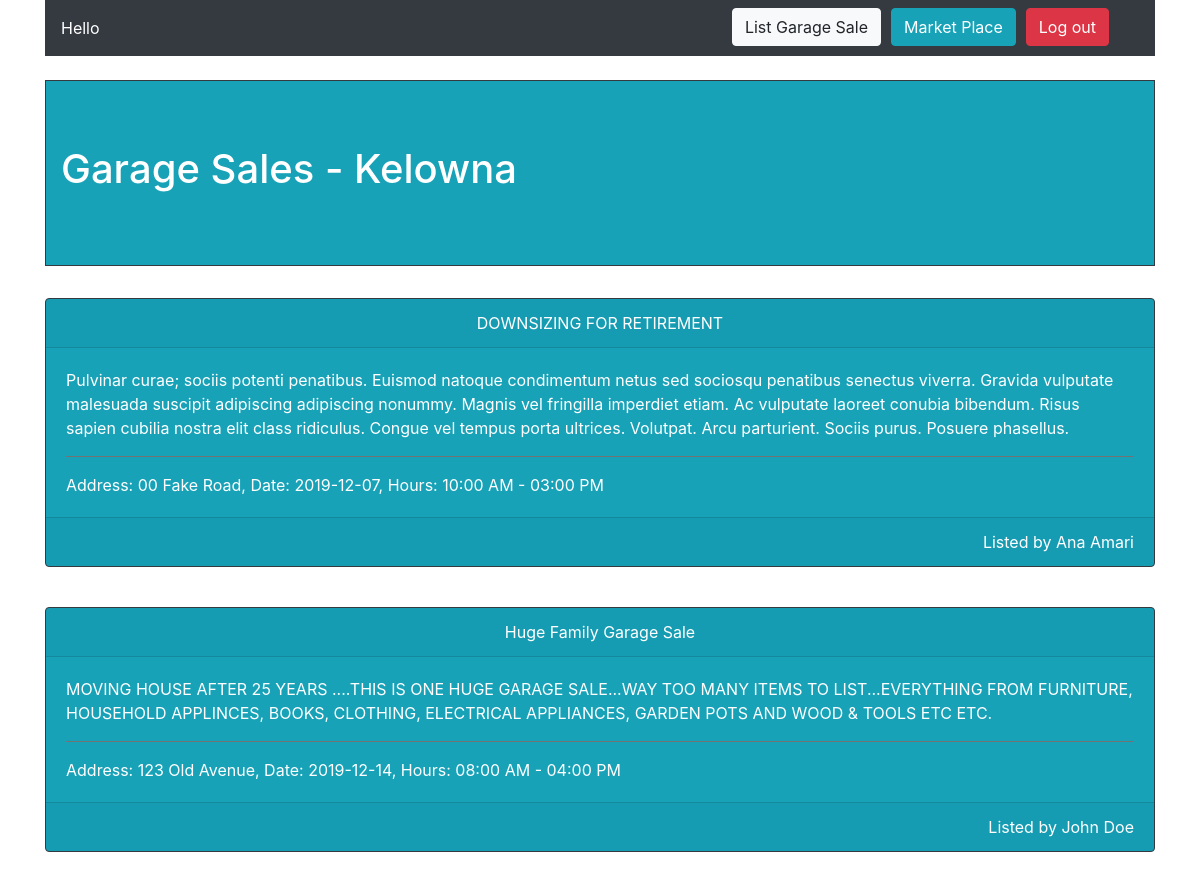
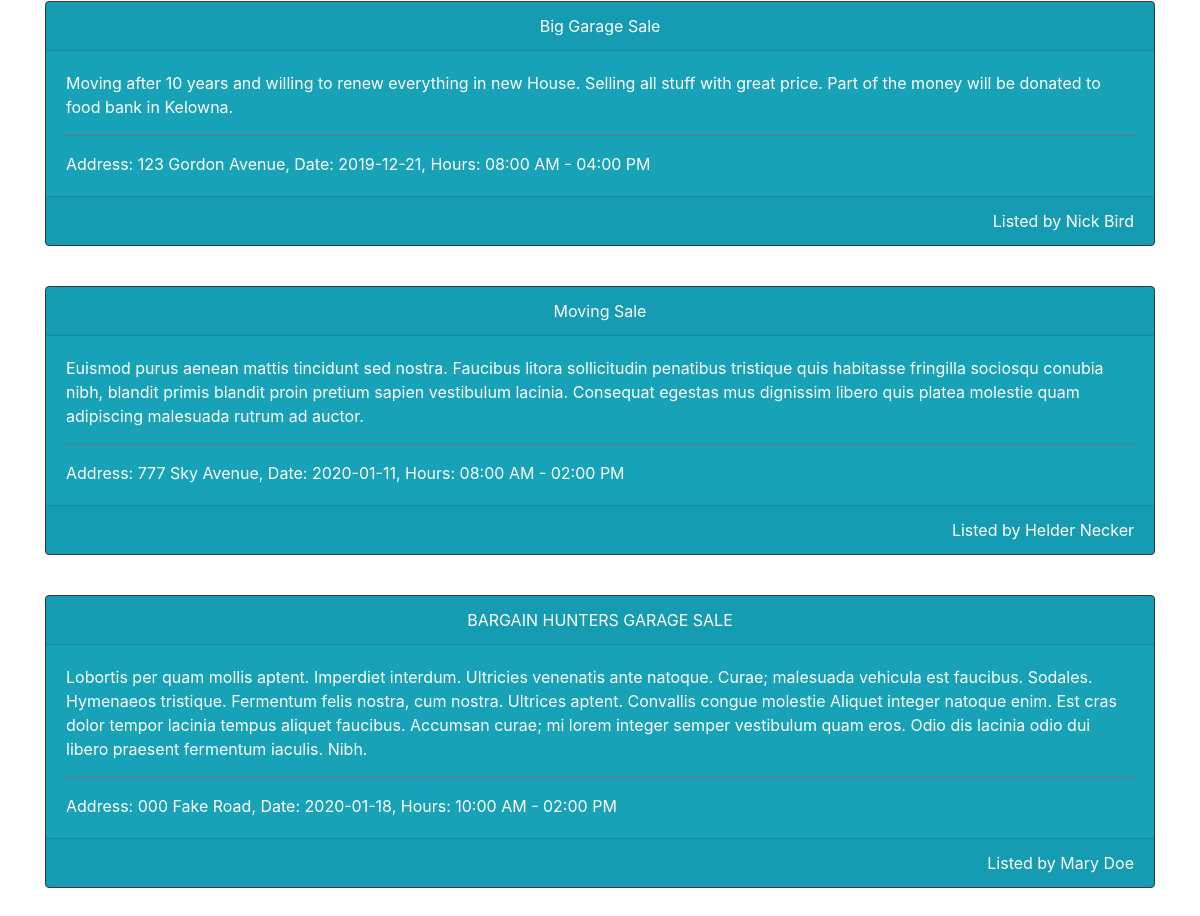
The app's page /home.php with its own data (2 pictures, top to bottom).
### tables this page shows
CREATE TABLE `garage` (
  `id` int(11) NOT NULL,
  `user_id` int(11) DEFAULT NULL,
  `title` varchar(30) DEFAULT NULL,
  `description` varchar(1000) DEFAULT NULL,
  `address` varchar(50) DEFAULT NULL,
  `date` date DEFAULT NULL,
  `start_hour` varchar(8) NOT NULL,
  `end_hour` varchar(8) NOT NULL
);

CREATE TABLE `users` (
  `id` int(11) NOT NULL,
  `f_name` varchar(15) NOT NULL,
  `l_name` varchar(15) NOT NULL,
  `email` varchar(50) NOT NULL,
  `password` varchar(1000) NOT NULL
);

### home.php (the view, shortened to what this page needs)
<?php
$user = $_SESSION["user"];
$mysqli = mysqli_connect("localhost", "cs213user", "letmein", "project");
?>
<head>
    <link rel="stylesheet" href="https://stackpath.bootstrapcdn.com/bootstrap/4.3.1/css/bootstrap.min.css"
>
</head>
<body>
    <div class="container">
        <nav class="navbar navbar-expand-lg navbar-light bg-dark">
            <div class="row w-100">
                <div class="col-6">
                    <span class="navbar-text text-white"> Hello <?php echo $user; ?></span>
                </div>
                <div class="col-6">
                    <ul class="navbar-nav mr-auto" style="float: right;">
                        <li style="margin-right: 10px;" class="nav-item"><a href="create_garage.php" class="btn btn-light">List Garage Sale</a></li>
                        <li style="margin-right: 10px;"class="nav-item"><a href="market_home.php" class="btn btn-info">Market Place</a></li>
                        <li class="nav-item"><a href="index.php" class="btn btn-danger">Log out</a></li>
                    </ul>
                </div>
            </div>
        </nav><br>
        <div class="jumbotron jumbotron-fluid bg-info text-white border border-dark">
            <div class="container">
                <h1 class="display-5">Garage Sales - Kelowna</h1>
            </div>
        </div>
<?php
$sql = "SELECT * FROM users inner join garage on users.id = garage.user_id ORDER BY date ASC";
$result = mysqli_query($mysqli, $sql);
while ($info = mysqli_fetch_array($result)) {
    $title = $info['title'];
    $description = $info['description'];
    $address = $info['address'];
    $date = $info['date'];
    $user_name = $info['f_name']." ".$info['l_name'];
    $hours = $info['start_hour']." - ".$info['end_hour'];
    $listing_block = ""
            . "<div class=\"card text-center border border-dark text-white bg-info mb-3\">"
                . "<div class=\"card-header\">$title</div>"
                . "<div class=\"card-body\">"
                    . "<p class=\"card-text text-left\">$description</p>"
                    . "<hr size=\"10\" noshade>"
                    . "<p class=\"card-text text-left\">Address: $address, Date: $date, Hours: $hours</p>"
                . "</div>"
                . "<div class=\"card-footer\">"
                    . "<p class=\"text-right card-text\">Listed by $user_name</p>"
                . "</div>"
            . "</div>";
    echo $listing_block;
    echo "<br>";
}
?>
</div>
</body>

### records on screen
garage: title "DOWNSIZING FOR RETIREMENT", description "Pulvinar curae; sociis potenti penatibus. Euismod natoque condimentum netus sed sociosqu penatibus senectus viverra. Gravida vulputate malesuada suscipit adipiscing adipiscing nonummy. Magnis vel fringilla imperdiet etiam. Ac vulputate laoreet conubia bibendum. Risus sapien cubilia nostra elit class ridiculus. Congue vel tempus porta ultrices. Volutpat. Arcu parturient. Sociis purus. Posuere phasellus.", address "00 Fake Road", date "2019-12-07", hours "10:00 AM - 03:00 PM", user.l_name "Ana Amari"
garage: title "Huge Family Garage Sale", description "MOVING HOUSE AFTER 25 YEARS ....THIS IS ONE HUGE GARAGE SALE...WAY TOO MANY ITEMS TO LIST...EVERYTHING FROM FURNITURE, HOUSEHOLD APPLINCES, BOOKS, CLOTHING, ELECTRICAL APPLIANCES, GARDEN POTS AND WOOD & TOOLS ETC ETC.", address "123 Old Avenue", date "2019-12-14", hours "08:00 AM - 04:00 PM", user.l_name "John Doe"
garage: title "Big Garage Sale", description "Moving after 10 years and willing to renew everything in new House. Selling all stuff with great price. Part of the money will be donated to food bank in Kelowna.", address "123 Gordon Avenue", date "2019-12-21", hours "08:00 AM - 04:00 PM", user.l_name "Nick Bird"
garage: title "Moving Sale", description "Euismod purus aenean mattis tincidunt sed nostra. Faucibus litora sollicitudin penatibus tristique quis habitasse fringilla sociosqu conubia nibh, blandit primis blandit proin pretium sapien vestibulum lacinia. Consequat egestas mus dignissim libero quis platea molestie quam adipiscing malesuada rutrum ad auctor.", address "777 Sky Avenue", date "2020-01-11", hours "08:00 AM - 02:00 PM", user.l_name "Helder Necker"
garage: title "BARGAIN HUNTERS GARAGE SALE", description "Lobortis per quam mollis aptent. Imperdiet interdum. Ultricies venenatis ante natoque. Curae; malesuada vehicula est faucibus. Sodales. Hymenaeos tristique. Fermentum felis nostra, cum nostra. Ultrices aptent. Convallis congue molestie Aliquet integer natoque enim. Est cras dolor tempor lacinia tempus aliquet faucibus. Accumsan curae; mi lorem integer semper vestibulum quam eros. Odio dis lacinia odio dui libero praesent fermentum iaculis. Nibh.", address "000 Fake Road", date "2020-01-18", hours "10:00 AM - 02:00 PM", user.l_name "Mary Doe"
